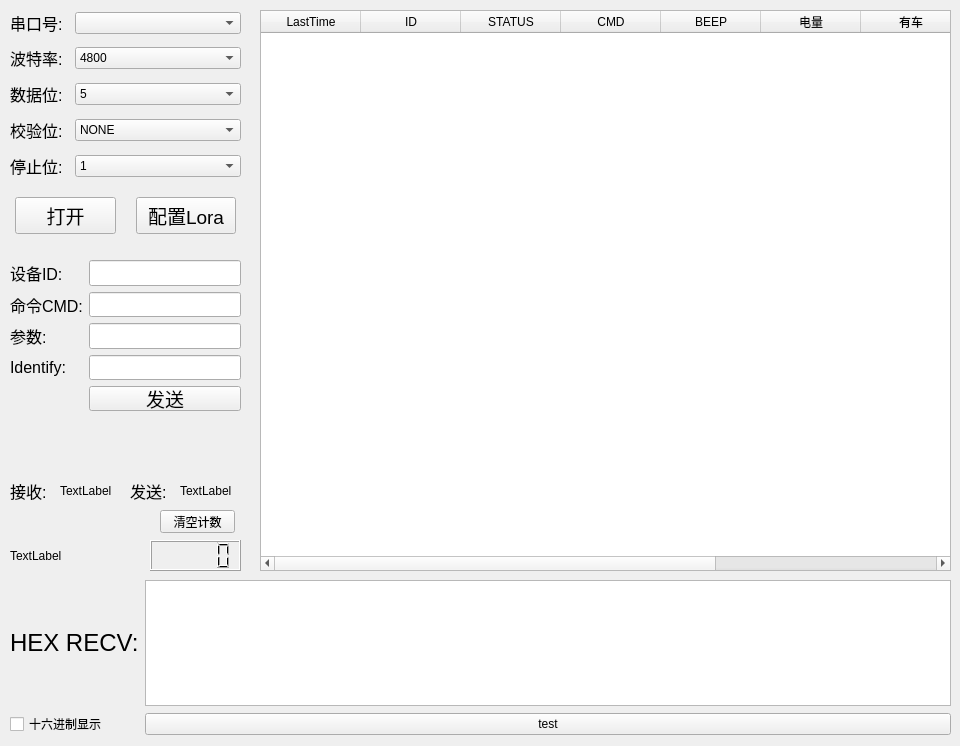
<?xml version="1.0" encoding="UTF-8"?>
<ui version="4.0">
 <class>SerialTool</class>
 <widget class="QWidget" name="SerialTool">
  <property name="geometry">
   <rect>
    <x>0</x>
    <y>0</y>
    <width>960</width>
    <height>746</height>
   </rect>
  </property>
  <property name="windowTitle">
   <string>Form</string>
  </property>
  <widget class="QWidget" name="gridLayoutWidget">
   <property name="geometry">
    <rect>
     <x>10</x>
     <y>10</y>
     <width>231</width>
     <height>172</height>
    </rect>
   </property>
   <layout class="QGridLayout" name="gridLayout">
    <property name="sizeConstraint">
     <enum>QLayout::SetDefaultConstraint</enum>
    </property>
    <property name="spacing">
     <number>10</number>
    </property>
    <item row="2" column="0">
     <widget class="QLabel" name="label_serial_databits">
      <property name="font">
       <font>
        <pointsize>12</pointsize>
       </font>
      </property>
      <property name="text">
       <string>数据位:</string>
      </property>
     </widget>
    </item>
    <item row="0" column="0">
     <widget class="QLabel" name="label_serial_port">
      <property name="enabled">
       <bool>true</bool>
      </property>
      <property name="maximumSize">
       <size>
        <width>55</width>
        <height>20</height>
       </size>
      </property>
      <property name="font">
       <font>
        <pointsize>12</pointsize>
       </font>
      </property>
      <property name="text">
       <string>串口号:</string>
      </property>
     </widget>
    </item>
    <item row="3" column="0">
     <widget class="QLabel" name="label_serial_parity">
      <property name="font">
       <font>
        <pointsize>12</pointsize>
       </font>
      </property>
      <property name="text">
       <string>校验位:</string>
      </property>
     </widget>
    </item>
    <item row="1" column="0">
     <widget class="QLabel" name="label_serial_baud">
      <property name="font">
       <font>
        <pointsize>12</pointsize>
       </font>
      </property>
      <property name="text">
       <string>波特率:</string>
      </property>
     </widget>
    </item>
    <item row="4" column="0">
     <widget class="QLabel" name="label_serial_stopbits">
      <property name="font">
       <font>
        <pointsize>12</pointsize>
       </font>
      </property>
      <property name="text">
       <string>停止位:</string>
      </property>
     </widget>
    </item>
    <item row="3" column="1">
     <widget class="QComboBox" name="comboBox_serial_parity">
      <property name="font">
       <font>
        <pointsize>9</pointsize>
       </font>
      </property>
      <item>
       <property name="text">
        <string>NONE</string>
       </property>
      </item>
      <item>
       <property name="text">
        <string>ODD</string>
       </property>
      </item>
      <item>
       <property name="text">
        <string>EVEN</string>
       </property>
      </item>
     </widget>
    </item>
    <item row="2" column="1">
     <widget class="QComboBox" name="comboBox_serial_databits">
      <property name="font">
       <font>
        <pointsize>9</pointsize>
       </font>
      </property>
      <item>
       <property name="text">
        <string>5</string>
       </property>
      </item>
      <item>
       <property name="text">
        <string>6</string>
       </property>
      </item>
      <item>
       <property name="text">
        <string>7</string>
       </property>
      </item>
      <item>
       <property name="text">
        <string>8</string>
       </property>
      </item>
     </widget>
    </item>
    <item row="1" column="1">
     <widget class="QComboBox" name="comboBox_serial_baud">
      <property name="font">
       <font>
        <pointsize>9</pointsize>
       </font>
      </property>
      <item>
       <property name="text">
        <string>4800</string>
       </property>
      </item>
      <item>
       <property name="text">
        <string>9600</string>
       </property>
      </item>
      <item>
       <property name="text">
        <string>19200</string>
       </property>
      </item>
      <item>
       <property name="text">
        <string>38400</string>
       </property>
      </item>
      <item>
       <property name="text">
        <string>57600</string>
       </property>
      </item>
      <item>
       <property name="text">
        <string>115200</string>
       </property>
      </item>
     </widget>
    </item>
    <item row="4" column="1">
     <widget class="QComboBox" name="comboBox_serial_stopbits">
      <property name="font">
       <font>
        <pointsize>9</pointsize>
       </font>
      </property>
      <item>
       <property name="text">
        <string>1</string>
       </property>
      </item>
      <item>
       <property name="text">
        <string>1.5</string>
       </property>
      </item>
      <item>
       <property name="text">
        <string>2</string>
       </property>
      </item>
     </widget>
    </item>
    <item row="0" column="1">
     <widget class="QComboBox" name="comboBox_serial_port">
      <property name="enabled">
       <bool>true</bool>
      </property>
      <property name="minimumSize">
       <size>
        <width>100</width>
        <height>0</height>
       </size>
      </property>
      <property name="maximumSize">
       <size>
        <width>16777215</width>
        <height>16777215</height>
       </size>
      </property>
      <property name="sizeIncrement">
       <size>
        <width>0</width>
        <height>0</height>
       </size>
      </property>
      <property name="baseSize">
       <size>
        <width>0</width>
        <height>0</height>
       </size>
      </property>
      <property name="font">
       <font>
        <pointsize>9</pointsize>
       </font>
      </property>
     </widget>
    </item>
   </layout>
  </widget>
  <widget class="QWidget" name="horizontalLayoutWidget">
   <property name="geometry">
    <rect>
     <x>10</x>
     <y>190</y>
     <width>231</width>
     <height>51</height>
    </rect>
   </property>
   <layout class="QHBoxLayout" name="horizontalLayout">
    <property name="spacing">
     <number>20</number>
    </property>
    <property name="leftMargin">
     <number>5</number>
    </property>
    <property name="topMargin">
     <number>0</number>
    </property>
    <property name="rightMargin">
     <number>5</number>
    </property>
    <item>
     <widget class="QPushButton" name="pushButton_open">
      <property name="font">
       <font>
        <pointsize>14</pointsize>
       </font>
      </property>
      <property name="text">
       <string>打开</string>
      </property>
     </widget>
    </item>
    <item>
     <widget class="QPushButton" name="pushButton_config">
      <property name="font">
       <font>
        <pointsize>14</pointsize>
       </font>
      </property>
      <property name="text">
       <string>配置Lora</string>
      </property>
     </widget>
    </item>
   </layout>
  </widget>
  <widget class="QWidget" name="gridLayoutWidget_2">
   <property name="geometry">
    <rect>
     <x>10</x>
     <y>260</y>
     <width>231</width>
     <height>151</height>
    </rect>
   </property>
   <layout class="QGridLayout" name="gridLayout_2">
    <item row="3" column="0">
     <widget class="QLabel" name="label_dev_identify">
      <property name="font">
       <font>
        <pointsize>12</pointsize>
       </font>
      </property>
      <property name="text">
       <string>Identify:</string>
      </property>
     </widget>
    </item>
    <item row="0" column="2">
     <widget class="QLineEdit" name="lineEdit_dev_id">
      <property name="font">
       <font>
        <pointsize>12</pointsize>
       </font>
      </property>
     </widget>
    </item>
    <item row="1" column="2">
     <widget class="QLineEdit" name="lineEdit_dev_cmd">
      <property name="font">
       <font>
        <pointsize>12</pointsize>
       </font>
      </property>
     </widget>
    </item>
    <item row="0" column="0">
     <widget class="QLabel" name="label_dev_id">
      <property name="font">
       <font>
        <pointsize>12</pointsize>
       </font>
      </property>
      <property name="text">
       <string>设备ID:</string>
      </property>
     </widget>
    </item>
    <item row="3" column="2">
     <widget class="QLineEdit" name="lineEdit_dev_identify">
      <property name="font">
       <font>
        <pointsize>12</pointsize>
       </font>
      </property>
     </widget>
    </item>
    <item row="2" column="2">
     <widget class="QLineEdit" name="lineEdit_dev_par">
      <property name="font">
       <font>
        <pointsize>12</pointsize>
       </font>
      </property>
     </widget>
    </item>
    <item row="1" column="0">
     <widget class="QLabel" name="label_dev_cmd">
      <property name="font">
       <font>
        <pointsize>12</pointsize>
       </font>
      </property>
      <property name="text">
       <string>命令CMD:</string>
      </property>
     </widget>
    </item>
    <item row="2" column="0">
     <widget class="QLabel" name="label_dev_par">
      <property name="font">
       <font>
        <pointsize>12</pointsize>
       </font>
      </property>
      <property name="text">
       <string>参数:</string>
      </property>
     </widget>
    </item>
    <item row="4" column="2">
     <widget class="QPushButton" name="pushButton_dev_send">
      <property name="font">
       <font>
        <pointsize>14</pointsize>
        <weight>50</weight>
        <bold>false</bold>
       </font>
      </property>
      <property name="text">
       <string>发送</string>
      </property>
     </widget>
    </item>
   </layout>
  </widget>
  <widget class="QTableWidget" name="tableWidget">
   <property name="enabled">
    <bool>true</bool>
   </property>
   <property name="geometry">
    <rect>
     <x>260</x>
     <y>10</y>
     <width>691</width>
     <height>561</height>
    </rect>
   </property>
   <property name="maximumSize">
    <size>
     <width>16777215</width>
     <height>16777215</height>
    </size>
   </property>
   <property name="showGrid">
    <bool>true</bool>
   </property>
   <column>
    <property name="text">
     <string>LastTime</string>
    </property>
   </column>
   <column>
    <property name="text">
     <string>ID</string>
    </property>
   </column>
   <column>
    <property name="text">
     <string>STATUS</string>
    </property>
   </column>
   <column>
    <property name="text">
     <string>CMD</string>
    </property>
   </column>
   <column>
    <property name="text">
     <string>BEEP</string>
    </property>
   </column>
   <column>
    <property name="text">
     <string>电量</string>
    </property>
   </column>
   <column>
    <property name="text">
     <string>有车</string>
    </property>
   </column>
   <column>
    <property name="text">
     <string>ULTRA</string>
    </property>
   </column>
   <column>
    <property name="text">
     <string>心跳周期</string>
    </property>
   </column>
  </widget>
  <widget class="QWidget" name="gridLayoutWidget_3">
   <property name="geometry">
    <rect>
     <x>10</x>
     <y>580</y>
     <width>941</width>
     <height>156</height>
    </rect>
   </property>
   <layout class="QGridLayout" name="gridLayout_3">
    <item row="4" column="0">
     <widget class="QCheckBox" name="checkBox_hexselect">
      <property name="text">
       <string>十六进制显示</string>
      </property>
     </widget>
    </item>
    <item row="3" column="2">
     <widget class="QListWidget" name="listWidget_hexshow"/>
    </item>
    <item row="3" column="0">
     <widget class="QLabel" name="label_hex_display">
      <property name="font">
       <font>
        <pointsize>18</pointsize>
       </font>
      </property>
      <property name="text">
       <string>HEX RECV:</string>
      </property>
     </widget>
    </item>
    <item row="4" column="2">
     <widget class="QPushButton" name="pushButton_test">
      <property name="text">
       <string>test</string>
      </property>
     </widget>
    </item>
   </layout>
  </widget>
  <widget class="QLCDNumber" name="lcd_time">
   <property name="geometry">
    <rect>
     <x>150</x>
     <y>540</y>
     <width>91</width>
     <height>31</height>
    </rect>
   </property>
   <property name="font">
    <font>
     <pointsize>9</pointsize>
    </font>
   </property>
  </widget>
  <widget class="QLabel" name="label">
   <property name="geometry">
    <rect>
     <x>10</x>
     <y>480</y>
     <width>54</width>
     <height>21</height>
    </rect>
   </property>
   <property name="font">
    <font>
     <pointsize>12</pointsize>
    </font>
   </property>
   <property name="text">
    <string>接收:</string>
   </property>
  </widget>
  <widget class="QLabel" name="label_2">
   <property name="geometry">
    <rect>
     <x>130</x>
     <y>480</y>
     <width>54</width>
     <height>21</height>
    </rect>
   </property>
   <property name="font">
    <font>
     <pointsize>12</pointsize>
    </font>
   </property>
   <property name="text">
    <string>发送:</string>
   </property>
  </widget>
  <widget class="QLabel" name="label_recvnum">
   <property name="geometry">
    <rect>
     <x>60</x>
     <y>480</y>
     <width>54</width>
     <height>21</height>
    </rect>
   </property>
   <property name="text">
    <string>TextLabel</string>
   </property>
  </widget>
  <widget class="QLabel" name="label_sendnum">
   <property name="geometry">
    <rect>
     <x>180</x>
     <y>480</y>
     <width>61</width>
     <height>21</height>
    </rect>
   </property>
   <property name="text">
    <string>TextLabel</string>
   </property>
  </widget>
  <widget class="QLabel" name="label_date">
   <property name="geometry">
    <rect>
     <x>10</x>
     <y>540</y>
     <width>131</width>
     <height>31</height>
    </rect>
   </property>
   <property name="font">
    <font>
     <pointsize>9</pointsize>
    </font>
   </property>
   <property name="text">
    <string>TextLabel</string>
   </property>
  </widget>
  <widget class="QPushButton" name="pushButton_clearcount">
   <property name="geometry">
    <rect>
     <x>160</x>
     <y>510</y>
     <width>75</width>
     <height>23</height>
    </rect>
   </property>
   <property name="text">
    <string>清空计数</string>
   </property>
  </widget>
 </widget>
 <resources/>
 <connections/>
</ui>
